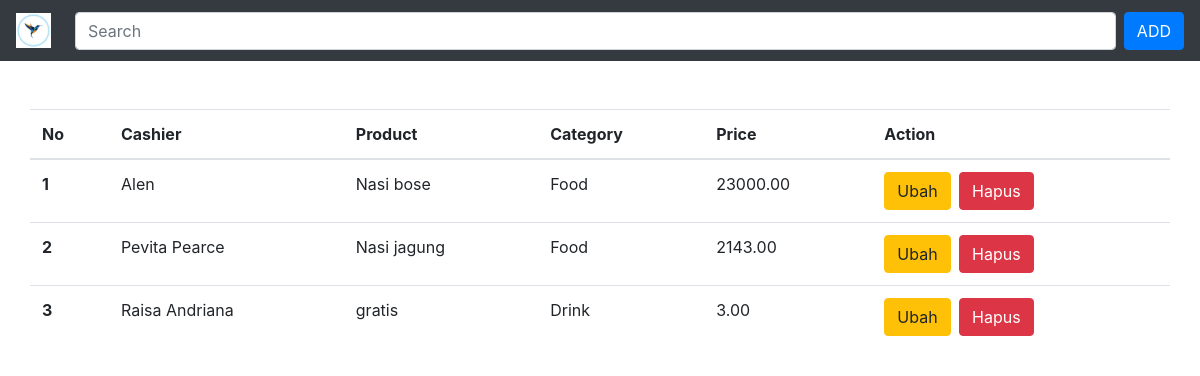
The app's page /, older data.
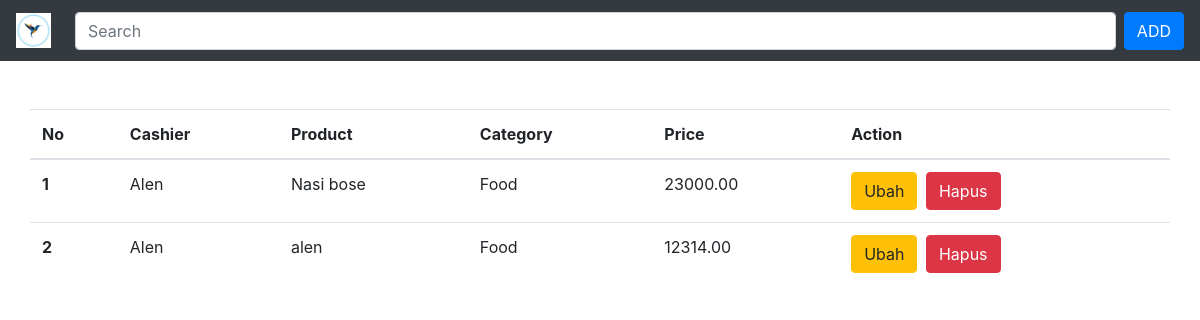
The same page, newer data.
### AppCrud/models.py (models this page shows, shortened)
class Product(models.Model):
	category=models.ForeignKey(Category,on_delete=models.DO_NOTHING)
	cashier = models.ForeignKey(Cashier, on_delete=models.DO_NOTHING)
	name=models.CharField(max_length=255)
	price=models.DecimalField(max_digits=10,decimal_places=2)

class Cashier(models.Model):
	name=models.CharField(max_length=255)
	def __str__(self):
		return self.name

class Category(models.Model):
	name=models.CharField(max_length=255)
	def __str__(self):
		return self.name

### AppCrud/views.py (the view, shortened to what this page needs)
# urls.py: path('',ListProductView.as_view(),name='home'),
class ListProductView(View):
	template_name='index.html'
	product_form=CreateProductForm()
	context={}
	def get(self,*args,**kwargs):
		self.context['product']=Product.objects.all()
		self.context['forms']=self.product_form
		return render(self.request,self.template_name,self.context)

### AppCrud/forms.py (shortened to what this page needs)
class CreateProductForm(forms.ModelForm):
	class Meta:
		model=Product
		fields=('cashier','name','category','price')

### templates/index.html (shortened to what this page needs)
{% extends "base.html" %}
{% block maincontent %}
<div class="row mt-5 mb-2">
	<table class="table">
	  <thead>
	    <tr>
	      <th scope="col">No</th>
	      <th scope="col">Cashier</th>
		  <th scope="col">Product</th>
		  <th scope="col">Category</th>
	      <th scope="col">Price</th>
	      <th scope="col">Action</th>
	    </tr>
	  </thead>
	  <tbody>
			{% for p in product  %}
				<tr>
				<th scope="row">{{forloop.counter}}</th>
				<td>{{p.cashier.name}}</td>
				<td>{{p.name}}</td>
				<td>{{p.category.name}}</td>
				<td>{{p.price}}</td>
				<td>
					<a href="#"  data_id={{p.id}} class="btn btn-warning editButton">Ubah</a>
					<a href="{% url "hapus" p.id %}"  class="btn btn-danger ml-1" >Hapus</a>
				</td>
				</tr>
			{% endfor %}
	  </tbody>
	</table>
	</div>
{% endblock maincontent %}

### templates/base.html (shortened to what this page needs)
{% load static %}
<!DOCTYPE html>
<html>
<head>
	<link rel="stylesheet" type="text/css" href="{% static "bootstrap.min.css" %}">
</head>
<body>
	{% include "snippets/navbar.html" %}
<div class="container">
	{% block maincontent %}
	{% endblock maincontent %}
</div>
</body>
</html>

### templates/snippets/navbar.html (shortened to what this page needs)
{%load static%}
<nav class="navbar navbar-expand-sm navbar-dark bg-dark">
  <a class="navbar-brand" href="{% url 'home' %}">
      <img src={% static "logo.jpg" %} width="35" height="35" alt="">
  </a>
  <div class="collapse navbar-collapse" id="navbarSupportedContent">
    <form class="my-2 my-lg-0 w-100" action="" id='form_search'>
      <input class="form-control ml-sm-2 w-100" type="search" placeholder="Search" aria-label="Search" name='s'>
    </form>
    <button type="button" class="btn btn-primary ml-3" data-toggle="modal" data-target="#addModal">ADD</button>
  </div>
</nav>

Row changes from the older to the newer data that the page shows:
removed Product: cashier.name "Pevita Pearce", name "Nasi jagung", category.name "Food", price "2143.00"
removed Product: cashier.name "Raisa Andriana", name "gratis", category.name "Drink", price "3.00"
added Product: cashier.name "Alen", name "alen", category.name "Food", price "12314.00"
